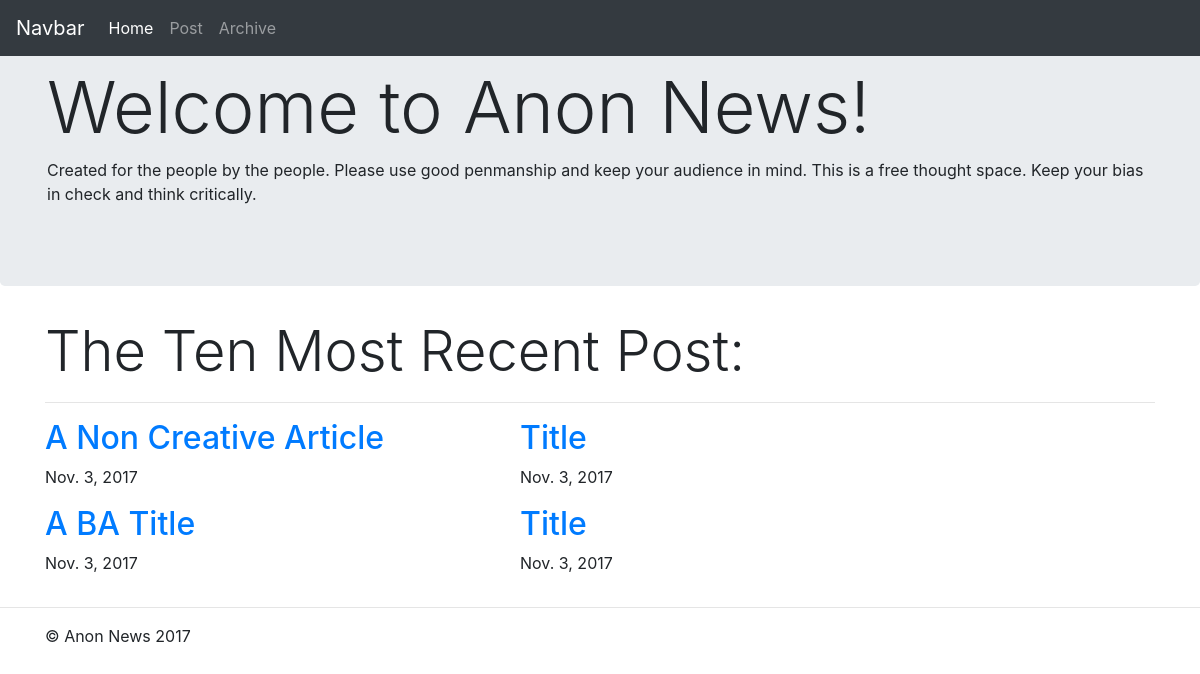
Before: /home/ with the older database file.
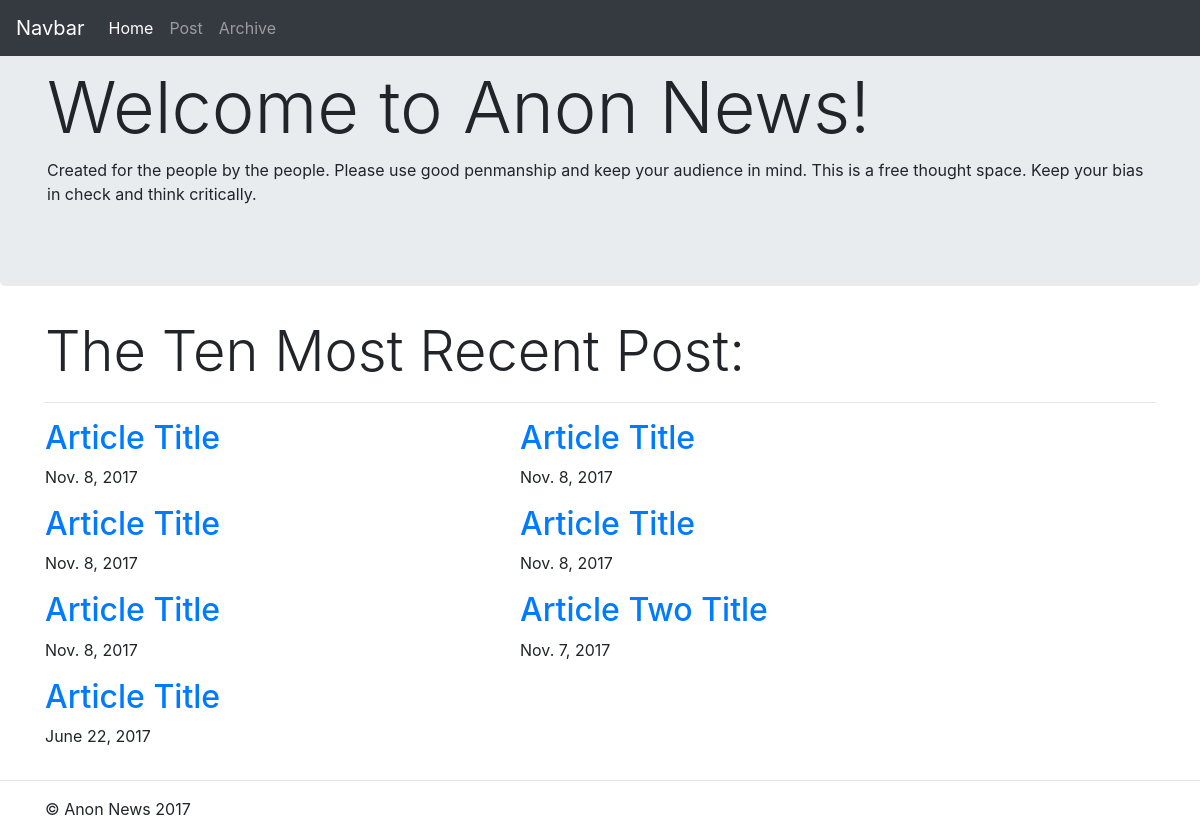
After: the same page with the newer database file.
### expose/models.py (models this page shows, shortened)
class Article( models.Model ):
	article_title = models.CharField(max_length = 100, default="A Non Creative Article")
	article_text = models.CharField(max_length = 10000)
	article_date = models.DateField('date published')
	article_upvote = models.IntegerField(default=0)
	article_downvote = models.IntegerField(default=0)

### expose/views.py (the view)
class HomeView(generic.ListView):
	context_object_name = 'recentArticles'
	template_name = "expose/home.html"
	def get_queryset(self):
		return( Article.objects.order_by('-article_date')[:10] )

### expose/templates/expose/home.html (shortened to what this page needs)
<link rel="stylesheet" href="https://maxcdn.bootstrapcdn.com/bootstrap/4.0.0-beta.2/css/bootstrap.min.css">
<main role="main">
	{% if recentArticles %}
		<nav class="navbar navbar-expand-md navbar-dark fixed-top bg-dark">
	      	<a class="navbar-brand" href="#">Navbar</a>
	      	<div class="collapse navbar-collapse" id="navbarsExampleDefault">
	        	<ul class="navbar-nav mr-auto">
	         		<li class="nav-item active">
	            		<a class="nav-link" href="{% url 'expose:HomeView' %}">Home</a>
	          		</li>
	          		<li class="nav-item">
	            		<a class="nav-link" href="{% url 'expose:author_article' %}">Post</a>
	          		</li>
	          		<li class="nav-item">
	            		<a class="nav-link" href="{% url 'expose:archive' %}">Archive</a>
	          		</li>
	        	</ul>
	      	</div>
	    </nav>
		<div class="jumbotron">
			<div class="container">
				<h1 class="display-3">Welcome to Anon News!</h1>
				<p>Created for the people by the people. Please use good penmanship and keep your audience in mind. This is a free thought space. Keep your bias in check and think critically.</p>
			</div>
		</div>
		<div class="container">
			<h1 class="display-4">The Ten Most Recent Post:</h1>
			<hr>
			<div class="row">
			{% for article in recentArticles %}
				<div class="col-md-5">
					<h2>
						<a class="panel-heading" href="{% url 'expose:article' article.id %}">{{ article.article_title }}</a>
					</h2>
					<p class="">{{article.article_date}}</p>
				</div>
			{% endfor %}
			</div>
		</div>
		<hr>
	{% else %}
		<h4 class="display-4">No articles have been written yet!</h4>
	{% endif %}
</main>
<footer class="container">
	<p>© Anon News 2017</p>
</footer>

Changed rows visible on the page:
changed Article (number 1 of 7 on the later page): article_title "A Non Creative Article" → "Article Title"; article_date "Nov. 3, 2017" → "Nov. 8, 2017"
changed Article (number 2 of 7 on the later page): article_title "Title" → "Article Title"; article_date "Nov. 3, 2017" → "Nov. 8, 2017"
changed Article (number 3 of 7 on the later page): article_title "Title" → "Article Title"; article_date "Nov. 3, 2017" → "Nov. 8, 2017"; moves up the list
added Article: article_title "Article Title", article_date "Nov. 8, 2017"
added Article: article_title "Article Title", article_date "Nov. 8, 2017"
changed Article: article_title "A BA Title" → "Article Two Title"; article_date "Nov. 3, 2017" → "Nov. 7, 2017"
added Article: article_title "Article Title", article_date "June 22, 2017"
